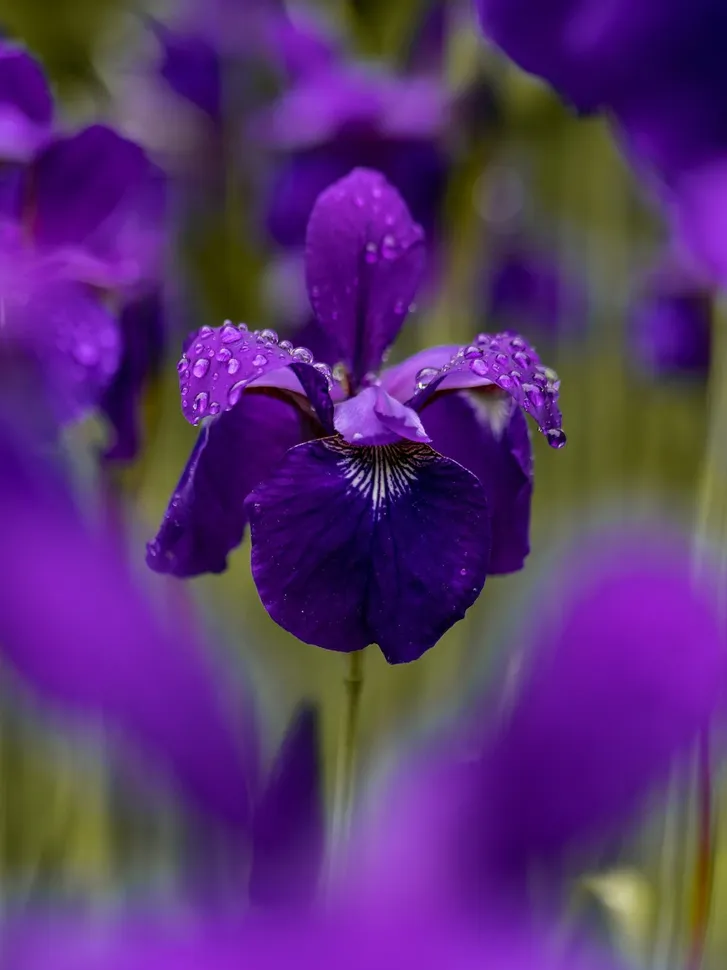
#> input picture image.webp, 727 x 970 px, shrunk from 1125 x 1500 before the run, given in place of image.jpg, which was not available
$ python index.py
#> lines starting #> are read from the running program, lines starting #| are printed output that depends on the picture; after the words box and inside, x2 and y2 are one past the last pixel; in counts of white or black regions, pixels touching at a corner belong together; pictures that were not available may be replaced by others from this repository, and a replacement may not be noted
# -*- coding: utf-8 -*-
"""CARTOONIZING.ipynb

Automatically generated by Colaboratory.

Original file is located at
    https://colab.research.google.com/drive/1JlqDh9nb_RePDZKBlzfVINYmdLh4nyBT

we heared about the filters,like anything on the snapchat or we also have this pixar where in we provide any input image and you know we get this edges and its something we try to cartonify the image.so similar thing is what we are going to do here using python and library that using the "opencv2" 1.loading the image 2.creating the mask 3.reducing the noise 4.reducing the colour palette(cartoon which have only four number of colours) 5.finally we can combine the edge mask and colour palette

-->mainly e=we using the opencv2 and some standard libraries are the matplotlib.
"""

#import libraries
import cv2
import numpy as np
import matplotlib.pyplot as plt

"""image loading

loading images using the function when the files are read using cv2 they are usually read into the bgr format and we need to convert into the rgb


img=cv2.cvtColor(img,cv2.COLOR_BGR2RGB)
in the img equal to the cv2.cvtcolor mean convert into the colour of the BGR to the RGB(into the binary part)
"""

#loading the images
#for loading the images here using the function and defining the function i.e read_file
#filename- is the pathname
def read_file(filename):
#> called with filename = 'image.jpg'
  img=cv2.imread(filename)
#> img is the input picture: shape (970, 727, 3); mean B, G, R 110.6, 48.6, 87.7
  img=cv2.cvtColor(img,cv2.COLOR_BGR2RGB) #converting from bgr to rgb
  plt.imshow(img)# to see the image
  #plt.axes('off')#to off the axis to the image
  plt.show()
  return img #returns the binary part

"""we are getting the array because above we return the img i.e the binary part so we get the array as the result """

filename="image.jpg" #assigning the image to the variable filename as the string
read_file(filename) #function call

"""in below we get the only img not the array because we equal the function call to the img."""

filename="image.jpg" #assigning the image to the variable filename as the string
img = read_file(filename)

filename="image.jpg" #assigning the image to the variable filename as the string
img = read_file(filename) #function call

org_img = np.copy(img)

"""here we are increasing the edges of our image over here.we have the adaptive threshold in opencv2 hich help us,so define the function edge_mask and taken input as the img , size of the mask is the-line_size ,value is the-blur_val


-->convert our image from RGB to the gray


##create edge mask
"""

def edge_mask(img,line_size,blur_value):
  """
  input:INPUT Image
  Output:Edges of images
  """
#> called with line_size = 7, blur_value = 7
  gray=cv2.cvtColor(img,cv2.COLOR_RGB2GRAY)#converting our img from RGB to the gray
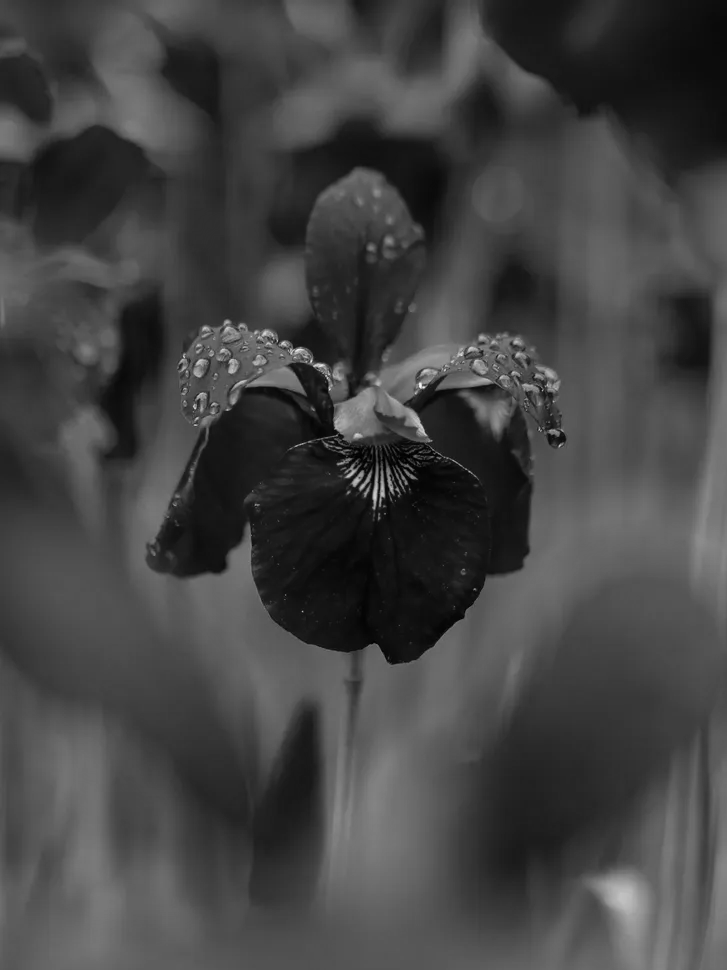
#> gray: shape (970, 727); min 0, max 254, mean 67.3
  gray_blur=cv2.medianBlur(gray,blur_value) #converting to gray_blur by using the median blur and gray image,blur_value
  edges=cv2.adaptiveThreshold(gray_blur,255,cv2.ADAPTIVE_THRESH_MEAN_C,cv2.THRESH_BINARY,line_size,blur_value) #255-adaptive method,adaptive thresh mean is the built in function
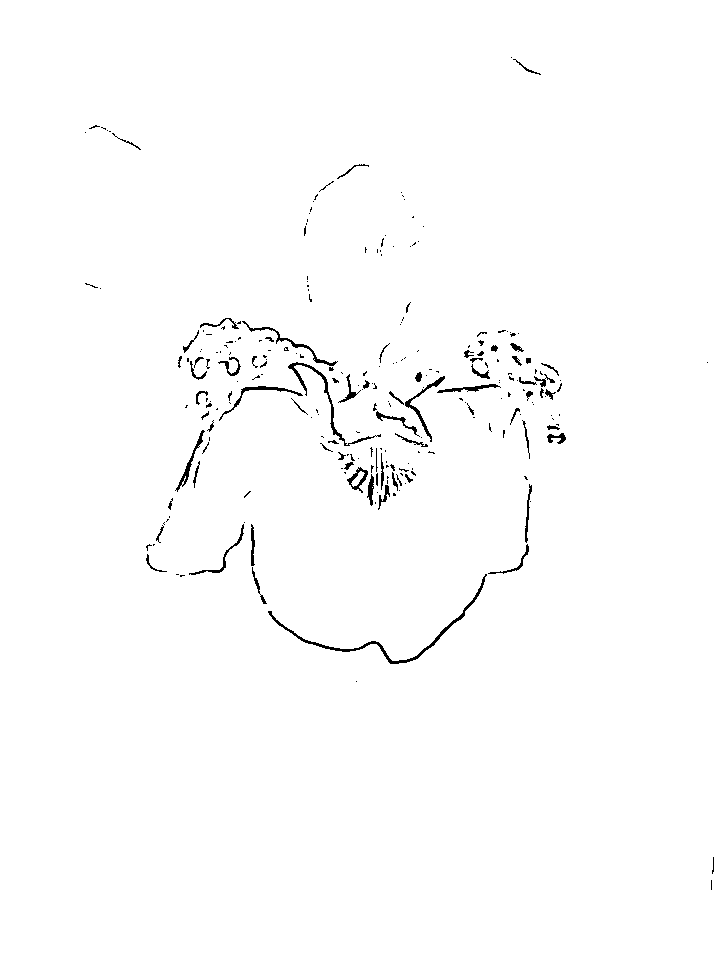
#> edges: shape (970, 727); 99% white; black in thin lines or dots, all inside (x1, y1, x2, y2) = (85, 57, 714, 890)
  return edges

line_size,blur_value=7,7
edge_mask(img,line_size,blur_value)#calling the edge_mask function

line_size,blur_value=7,7
edges=edge_mask(img,line_size,blur_value)

line_size,blur_value=7,7
edge_mask(img,line_size,blur_value)

plt.imshow(edges)# to show that edges
plt.show()

"""by reducing the line_size we can decrease the thickness of edge of the image"""

line_size,blur_value=7,7
edge_mask(img,line_size,blur_value)

plt.imshow(edges , cmap = 'gray')# to show that edges in gray
plt.show()

line_size,blur_value=5,7
edge_mask(img,line_size,blur_value)
#> in edge_mask (call 5), `edges=cv2.adaptiveThreshold(gray_blur,255,cv2.ADAPTIVE_THRESH_MEAN_C,c..`:
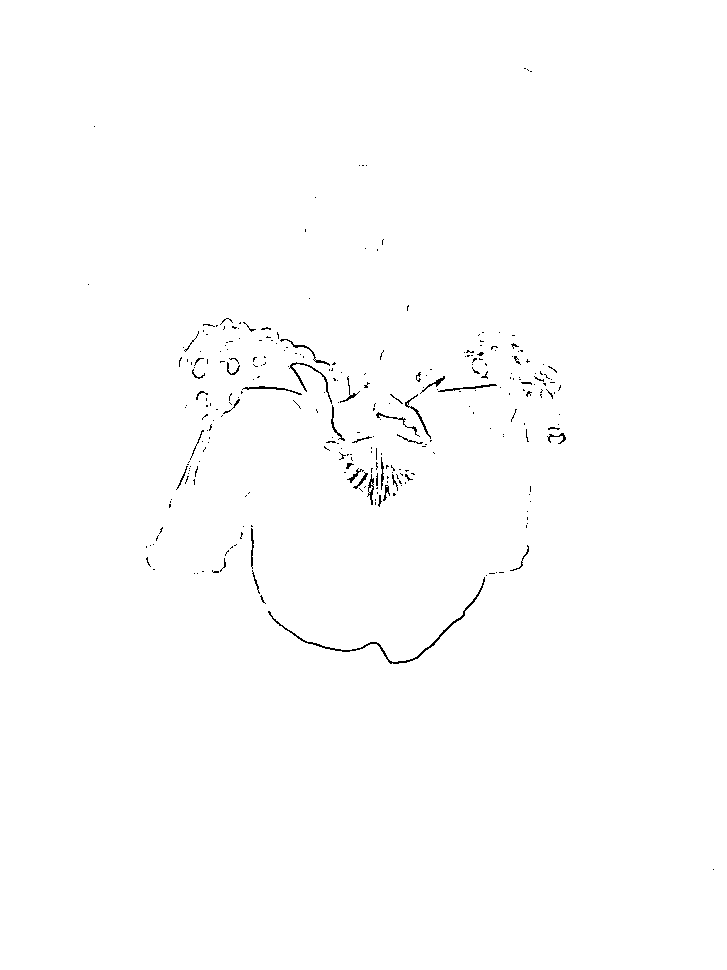
#> edges: shape (970, 727); 99.5% white; black in thin lines or dots, all inside (x1, y1, x2, y2) = (88, 68, 714, 870)

plt.imshow(edges,cmap = 'binary')# to show that edges
plt.show()

"""now reducing the color palette that mean the in original image we have the many colors so we want only three colors that is reducing the no.of colors.for that we are going to create a function is color_quantization and giving input as the image
k= refers to the no.of colors u want
    that mean no.of centriods


##reducing the color palatee
"""

def color_quantization(img,k):
  #Transformation of image
#> called with k = 2
  data=np.float32(img).reshape((-1,3)) #that mean reshaping the image
  #Determine criteria
  criteria=(cv2.TERM_CRITERIA_EPS+cv2.TermCriteria_MAX_ITER,20,0.001)
  ##Implementing K-means
  ret,label,center=cv2.kmeans(data,k,None,criteria,10,cv2.KMEANS_RANDOM_CENTERS)
#> ret = 2.02e+09; center = [[69.32, 47.82, 76.25], [115.8, 49.68, 162.9]]
  center=np.uint8(center)
#> center = [[69, 47, 76], [115, 49, 162]]
  result=center[label.flatten()]
  result=result.reshape(img.shape)
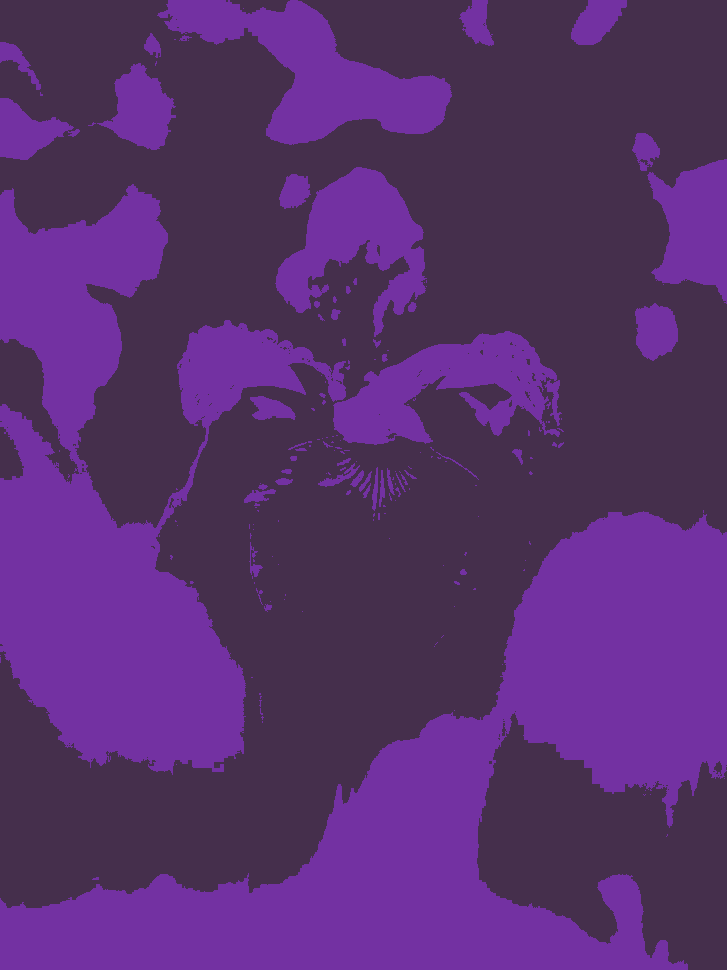
#> result: shape (970, 727, 3); mean R, G, B 87.2, 47.8, 110.1
  return result

img = color_quantization(img,k = 2)

img = color_quantization(img,k = 2)
plt.imshow(img)
plt.show()

img_quant = color_quantization(img,k = 2)
plt.imshow(img)
plt.show()

img_quant = color_quantization(img,k = 5)
plt.imshow(img)
plt.show()

img = color_quantization(img,k = 1)
#> in color_quantization (call 5), `ret,label,center=cv2.kmeans(data,k,None,criteria,10,cv2.KMEANS_RANDOM_..`: ret = 1.59e+09; center = [[86.94, 47.79, 109.5]]
#> in color_quantization (call 5), `center=np.uint8(center)`: center = [[86, 47, 109]]
#> in color_quantization (call 5), `result=result.reshape(img.shape)`:
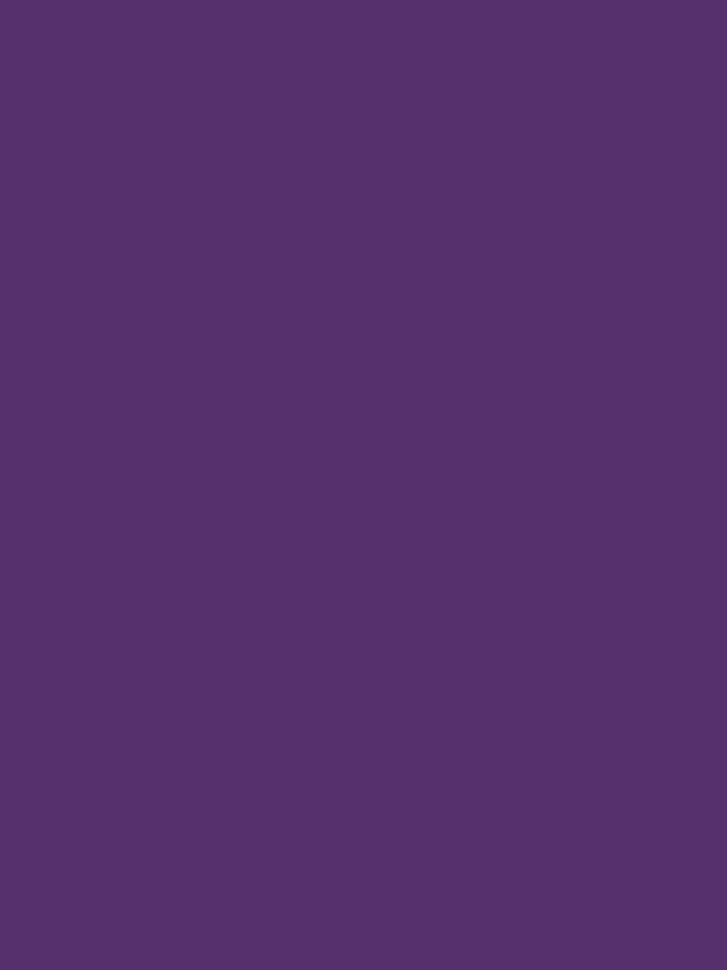
#> result: shape (970, 727, 3); mean R, G, B 86, 47, 109
plt.imshow(img)
plt.show()

"""
-->for reducing the noise we need to pass throught the filter"""

#reduce the noise
#filter-bilateralfilter
#diameter of img - 7
#sigmacolor - 200
blurred=cv2.bilateralFilter(img,d=7,sigmaColor=200,sigmaSpace=200)
plt.imshow(blurred)
plt.show()

"""cobine the edge mask with the quantize image"""

def cartoon():
  c=cv2.bitwise_and(blurred,blurred,mask=edges)

  plt.imshow(c)
  plt.title("cartoonified image")
  plt.show()

  plt.imshow(org_img)
  plt.title("org_img")
  plt.show()

cartoon()

#change the d, k , line_size values to see the changes in the images.
